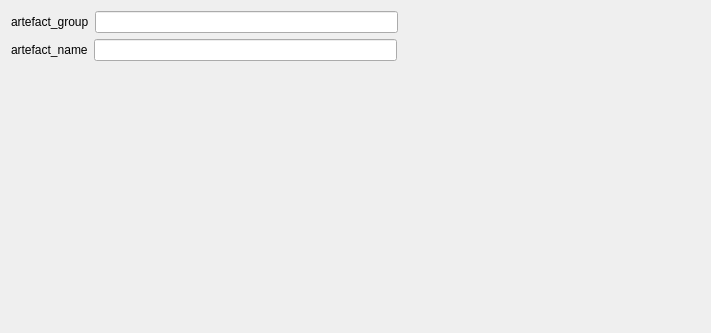
<?xml version="1.0" encoding="UTF-8"?>
<ui version="4.0">
 <class>RemoveChannelArtefactSettingsView</class>
 <widget class="QWidget" name="RemoveChannelArtefactSettingsView">
  <property name="geometry">
   <rect>
    <x>0</x>
    <y>0</y>
    <width>711</width>
    <height>333</height>
   </rect>
  </property>
  <property name="windowTitle">
   <string>Form</string>
  </property>
  <property name="styleSheet">
   <string notr="true">font: 12pt &quot;Roboto&quot;;</string>
  </property>
  <layout class="QVBoxLayout" name="verticalLayout">
   <item>
    <layout class="QHBoxLayout" name="artefact_group_horizontalLayout">
     <item>
      <widget class="QLabel" name="artefact_group_label">
       <property name="text">
        <string>artefact_group</string>
       </property>
      </widget>
     </item>
     <item>
      <widget class="QLineEdit" name="artefact_group_lineedit"/>
     </item>
     <item>
      <spacer name="horizontalSpacer">
       <property name="orientation">
        <enum>Qt::Orientation::Horizontal</enum>
       </property>
       <property name="sizeHint" stdset="0">
        <size>
         <width>40</width>
         <height>20</height>
        </size>
       </property>
      </spacer>
     </item>
    </layout>
   </item>
   <item>
    <layout class="QHBoxLayout" name="artefact_name_horizontalLayout">
     <item>
      <widget class="QLabel" name="artefact_name_label">
       <property name="text">
        <string>artefact_name</string>
       </property>
      </widget>
     </item>
     <item>
      <widget class="QLineEdit" name="artefact_name_lineedit"/>
     </item>
     <item>
      <spacer name="horizontalSpacer_2">
       <property name="orientation">
        <enum>Qt::Orientation::Horizontal</enum>
       </property>
       <property name="sizeHint" stdset="0">
        <size>
         <width>40</width>
         <height>20</height>
        </size>
       </property>
      </spacer>
     </item>
    </layout>
   </item>
   <item>
    <spacer name="verticalSpacer">
     <property name="orientation">
      <enum>Qt::Orientation::Vertical</enum>
     </property>
     <property name="sizeHint" stdset="0">
      <size>
       <width>20</width>
       <height>40</height>
      </size>
     </property>
    </spacer>
   </item>
  </layout>
 </widget>
 <resources>
  <include location="../../../../snooz-toolbox/src/main/python/ui/themes/themes.qrc"/>
 </resources>
 <connections/>
</ui>
